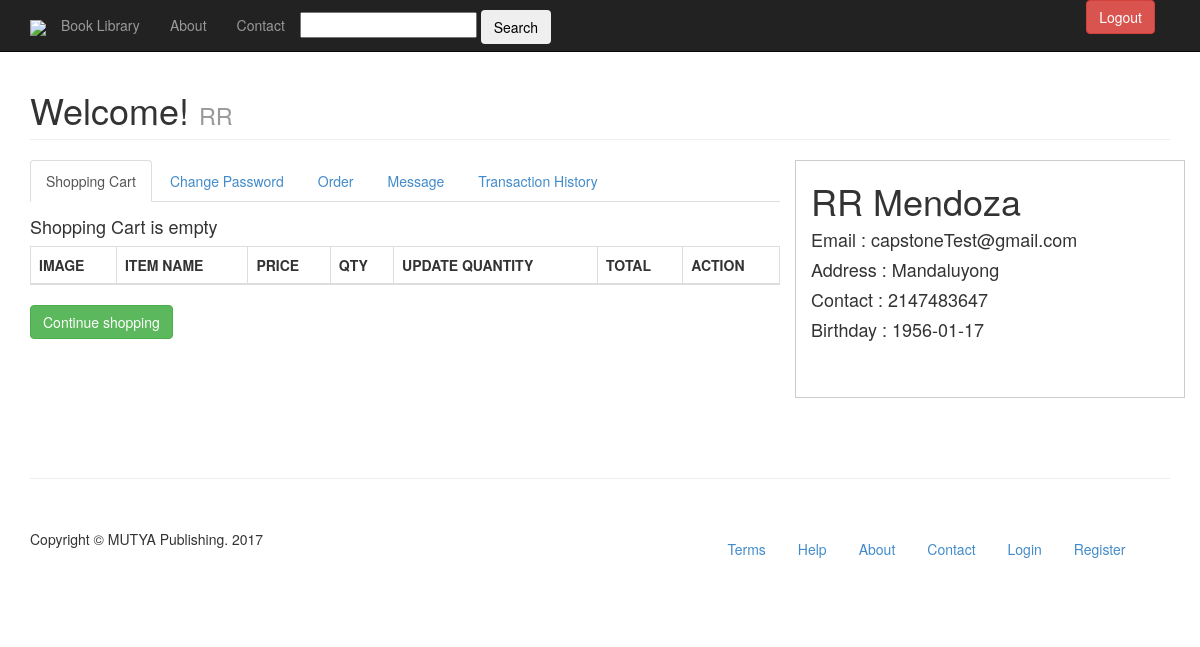
Before: /user.php (signed in) with the older database file.
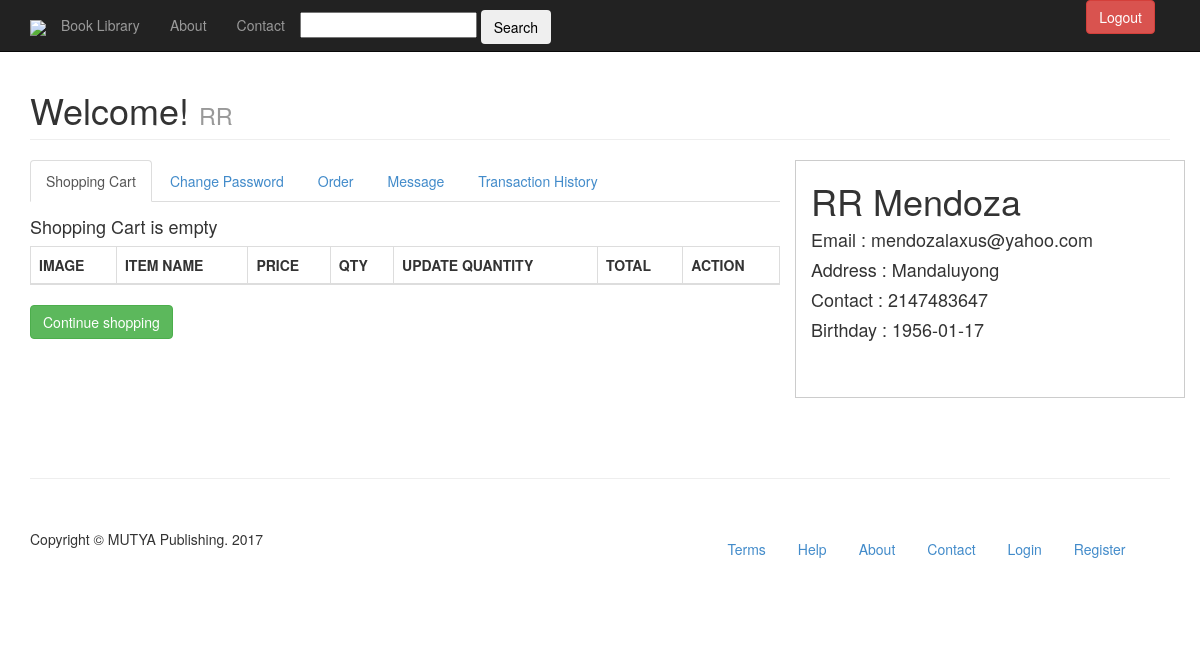
After: the same page with the newer database file.
### tables this page shows
CREATE TABLE IF NOT EXISTS `transactions` (
  `id` int(11) NOT NULL AUTO_INCREMENT,
  `user_id` int(11) NOT NULL,
  `product_id_array` varchar(255) NOT NULL,
  `payer_email` varchar(255) NOT NULL,
  `first_name` varchar(255) NOT NULL,
  `last_name` varchar(255) NOT NULL,
  `month` varchar(4) NOT NULL,
  `day` varchar(4) NOT NULL,
  `year` varchar(4) NOT NULL,
  `payment_date` timestamp NOT NULL DEFAULT CURRENT_TIMESTAMP ON UPDATE CURRENT_TIMESTAMP,
  `mc_gross` varchar(255) NOT NULL,
  `payment_currency` varchar(255) NOT NULL,
  `receiver_email` varchar(255) NOT NULL,
  `payment_type` varchar(255) NOT NULL,
  `payment_status` varchar(255) NOT NULL,
  `txn_type` varchar(255) NOT NULL,
  `payer_status` varchar(255) NOT NULL,
  `address_street` varchar(255) NOT NULL,
  `address_city` varchar(255) NOT NULL,
  `address_state` varchar(255) NOT NULL,
  `address_zip` varchar(255) NOT NULL,
  `address_country` varchar(255) NOT NULL,
  `address_status` varchar(255) NOT NULL,
  `notify_version` varchar(255) NOT NULL,
  `verify_sign` varchar(255) NOT NULL,
  `payer_id` varchar(255) NOT NULL,
  `mc_currency` varchar(255) NOT NULL,
  `mc_fee` varchar(255) NOT NULL,
  `txn_id` varchar(255) NOT NULL,
  `qty` int(11) NOT NULL,
  PRIMARY KEY (`id`)
);

CREATE TABLE IF NOT EXISTS `users` (
  `id` int(11) NOT NULL AUTO_INCREMENT,
  `usn` varchar(50) NOT NULL,
  `fname` varchar(120) NOT NULL,
  `lname` varchar(120) NOT NULL,
  `birthday` date NOT NULL,
  `address` varchar(60) NOT NULL,
  `contact` int(11) NOT NULL,
  `email` varchar(120) NOT NULL,
  `password` varchar(128) NOT NULL,
  `activate` int(11) NOT NULL,
  `code` int(11) NOT NULL,
  `date` date NOT NULL,
  `block` int(11) NOT NULL,
  `pic` int(11) NOT NULL,
  `ext` varchar(5) NOT NULL,
  `admin` int(11) NOT NULL,
  `user_type` int(10) NOT NULL,
  PRIMARY KEY (`id`)
);

### user.php (the view, shortened to what the changed rows need)
<?php
if (loggedin())
			{
				$fname="";
				$query = mysql_query("SELECT * FROM users WHERE usn='$_SESSION[username]' ");
					while ($row = mysql_fetch_assoc($query))
					{
						$email = $row ['email'];
						$fname = $row ['fname'];
						$lname = $row ['lname'];
						$address = $row ['address'];
						$bday = $row ['birthday'];
						$contact = $row ['contact'];
					}
				}
			else
			{
			header("Location:login.php");
		exit();
			}
?>
<!DOCTYPE html>
<html lang="en">
<?php
   include 'template/utop.php';
?>
  <body>
    <div class="container">
      <div class="row">
        <div class="col-lg-12">
          <h1 class="page-header">Welcome! <small> <?php echo $fname?> </small></h1>
        </div>
      </div>
      <div class="row">
        <div class="col-md-8">
<div class="tab-content">
  <div class="tab-pane active" id="home">
  <div class="table-responsive">
  		  <table class=" table table-bordered">
          <thead>
           		<tr>
                	<th align="center" valign="middle">IMAGE</th>
                    <th align="center" valign="middle">ITEM NAME</th>
                    <th align="center" valign="middle">PRICE</th>
                    <th align="center" valign="middle">QTY</th>
                    <th align="center" valign="middle">UPDATE QUANTITY</th>
                    <th align="center" valign="middle">TOTAL</th>
                    <th align="center" valign="middle">ACTION</th>
                </tr>
           </thead>
           </table>
       		 </div>
  </div>
  <?php
  if (isset($_GET['status']))
	{
	$stat=$_GET['status'];
  $userid = $_SESSION['user_id'];
$sql = mysql_query("SELECT * FROM transactions WHERE payment_status='$stat' AND user_id='$userid' , ORDER BY id DESC");
$productCount = mysql_num_rows($sql);
if ($productCount > 0) {
	while($row = mysql_fetch_array($sql)){
			 $id = $row['id'];
			 $date = $row['payment_date'];
			  $gross = $row["mc_gross"];
			  $txn_id = $row["txn_id"];
			  $txn_type = $row["txn_type"];
			 $firstname = $row["first_name"];
			 $lastname = $row["last_name"];
			 $email= $row["payer_email"];
			 $payer_status = $row["payer_status"];
			 $street = $row["address_street"];
			 $city = $row["address_city"];
			 $state = $row["address_state"];
			  $country = $row["address_country"];
			  $currency = $row["mc_currency"];
			  $payment_status= $row["payment_status"];
			  $month= $row["month"];
			   $day= $row["day"];
			    $year= $row["year"];
				$cartTotal2="";
			 $datepayment = strftime("%b %d, %Y", strtotime($row["payment_date"]));
			 if($payment_status=='Completed'){
				 $stat=$payment_status;
				 }
			 else{
				 $stat=' '.$payment_status.' <a title="Update Status" href="transactions.php?transactid='.$id.'"><span class="icon-pencil"></span></a>';
				 }
 echo'<tr>
    <td height="29">'.$txn_id.'</td>
    <td><a  data-toggle="modal" href="#transaction'.$id.'">View</a></td>
    <td>'.$stat.'</td>
	 <td>'.$datepayment .'</td>
    <td> &#8369; '.$gross.'</td>
	<td><a  data-toggle="modal" href="#transaction'.$id.'">View</a>| <a  data-toggle="modal" href="#status'.$id.'">Update Status</a></td>
	<td>
<div class="modal fade" id="transaction'.$id.'" tabindex="-1" role="dialog" aria-labelledby="myModalLabel" aria-hidden="true">
  <div class="modal-dialog">
    <div class="modal-content">
      <div class="modal-header">
        <button type="button" class="close" data-dismiss="modal" aria-hidden="true">&times;</button>
        <h4 class="modal-title" id="myModalLabel">Status : '.$firstname.' '.$lastname.' </h4>
      </div>
      <div class="modal-body">
				 Billing Address :<span style="font-size: 14px">'.$street.' '.$city.' '.$state.' '.$country.'</span><br/>
     			 Status : <span style="font-size: 14px">'.$payment_status.'</span><br/>
				 Payer Status : <span style="font-size: 14px">'.$payer_status.'</span><br/>
				 Date of Transaction : <span style="font-size: 14px">'.$datepayment.'</span><br/>
     			 Orders:
      <hr /> <div class="row thead">
               <div class="col-lg-3">Item name</div>
                <div class="col-lg-3">Price</div>
                 <div class="col-lg-3">Quantity</div>
                 <div class="col-lg-3">TPrice</div>
             </div>';
	$product_array = $row["product_id_array"];
  				$product_id_string = rtrim($product_array, ",");
                $pieces = explode(",", $product_id_string);
                $result = count($pieces);
                $fullAmount = 0;
			    for ($i=0; $i<$result; $i++){
                                    list($cat, $quan) = explode("-", $pieces[$i]);
                                    $prod = mysql_query("SELECT * FROM products WHERE id='$cat'");
                                    while($row = mysql_fetch_array($prod)){
										$productid1 = $row['id'];
                                         $prod_name2 = $row['product_name'];
										 $price2 = $row['price'];
										 $ext = $row['ext'];
										$pricetotal1 = $price2 * $quan;
										$cartTotal2 = $pricetotal1 + $cartTotal2;
										echo '<div class="row">
               <div class="col-lg-3" style="font-size: 14px">'.$prod_name2.'</div>
                <div class="col-lg-3" style="font-size: 14px"> &#8369;'.number_format($price2, 2, '.', ',').'</div>
                 <div class="col-lg-3" style="font-size: 14px">'.$quan.'</div>
                 <div class="col-lg-3" style="font-size: 14px">&#8369;'.number_format($pricetotal1, 2, '.', ',').'</div>
             </div>';
									}
				}
	  echo'
               <hr />
              <div class="row">
               <div class="span2 pull-right">Total Order: &#8369;'.$cartTotal2.'</div>
             </div>
		</div>
      <div class="modal-footer">
        <button type="button" class="btn btn-default" data-dismiss="modal">Close</button>
      </div>
    </div>
  </div>
</div></td>
<td>
<div class="modal fade" id="status'.$id.'" tabindex="-1" role="dialog" aria-labelledby="myModalLabel" aria-hidden="true">
  <div class="modal-dialog">
    <div class="modal-content">
      <div class="modal-header">
        <button type="button" class="close" data-dismiss="modal" aria-hidden="true">&times;</button>
        <h4 class="modal-title" id="myModalLabel">Status :  '.$stat.'</h4>
      </div>
      <div class="modal-body">
       <form action="" method="POST" >
          <h4 class="modal-title">Status Update</h4>
        </div>
        <div id="stock_status"></div>
        <div class="modal-body">
        <h5>Name : '.$firstname.' '.$lastname.'</h5>
		<h5>Transaction ID : '.$txn_id.'></h5>
   <div class="form-group">
      <label for="exampleInputPassword">Status</label>
     <select name="status1"><option value="'.$payment_status.'">'.$payment_status.'</option>
                         <option value="Pending">Pending</option>
                         <option value="Completed">Completed</option>
                         <option value="Shipped">Shipping</option>
                         <option value="Cancelled">Cancelled</option>
                         <option value="Returned">Returned</option></select>
	<!--<select name="status2"><option value="'.$status_detail.'">'.$status_detail.'</option>
                         <option value="Pending">Pending</option>
                         <option value="Completed">Completed</option>
                         <option value="Shipped">Shipping</option>
                         <option value="Cancelled">Cancelled</option>
                         <option value="Defect">Defect</option></select>-->
    </div>
    <div class="form-group">
    <input name="txnid" type="hidden" value="'.$txn_id.'" />
	<input type="submit" name="statupdate" class="btn btn-primary" value="Update"/>
    </div>
        </form>
		</div>
      <div class="modal-footer">
        <button type="button" class="btn btn-default" data-dismiss="modal">Close</button>
      </div>
    </div>
  </div>
</div></td>
  </tr>';
    }
}
	else{
		echo '<div class="alert alert-error">No Complete Transactions</div>';
		}
			}
	else{
    $userid = $_SESSION['user_id'];
$sql = mysql_query("SELECT * FROM transactions WHERE user_id='$userid' ORDER BY id DESC");
$productCount = mysql_num_rows($sql);
if ($productCount > 0) {
	while($row = mysql_fetch_array($sql)){
			 $email= $row["payer_email"];
    }
}
		}
?>
  </div>
  </div>
</div>
        </div>
        <div class="col-md-4 border">
          <h1><?php echo $fname.' ' .$lname?></h1>
          <h4>Email : <?php echo $email?></h4>
          <h4>Address : <?php echo $address?></h4>
          <h4>Contact : <?php echo $contact?></h4>
          <h4>Birthday : <?php echo $bday?></h4>
       <br /><br />
        </div>
  </body>
</html>

Changed rows visible on the page:
removed transactions: payer_email "capstoneTest@gmail.com"
Other visible differences:
$email: "capstoneTest@gmail.com" → "mendozalaxus@yahoo.com"
